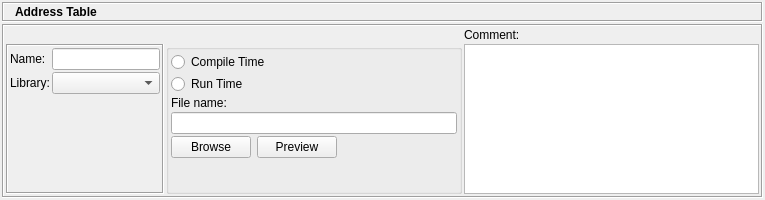
<ui version="4.0" >
 <class>AddressTableDialog_q</class>
 <widget class="QWidget" name="AddressTableDialog_q" >
  <property name="geometry" >
   <rect>
    <x>0</x>
    <y>0</y>
    <width>765</width>
    <height>200</height>
   </rect>
  </property>
  <property name="baseSize" >
   <size>
    <width>500</width>
    <height>500</height>
   </size>
  </property>
  <property name="windowTitle" >
   <string>Address Table</string>
  </property>
  <layout class="QGridLayout" >
   <property name="leftMargin" >
    <number>2</number>
   </property>
   <property name="topMargin" >
    <number>2</number>
   </property>
   <property name="rightMargin" >
    <number>2</number>
   </property>
   <property name="bottomMargin" >
    <number>2</number>
   </property>
   <property name="horizontalSpacing" >
    <number>2</number>
   </property>
   <property name="verticalSpacing" >
    <number>2</number>
   </property>
   <item row="0" column="0" >
    <layout class="QVBoxLayout" >
     <property name="spacing" >
      <number>2</number>
     </property>
     <property name="leftMargin" >
      <number>0</number>
     </property>
     <property name="topMargin" >
      <number>0</number>
     </property>
     <property name="rightMargin" >
      <number>0</number>
     </property>
     <property name="bottomMargin" >
      <number>0</number>
     </property>
     <item>
      <widget class="QFrame" name="frame3" >
       <property name="sizePolicy" >
        <sizepolicy vsizetype="Fixed" hsizetype="Preferred" >
         <horstretch>0</horstretch>
         <verstretch>0</verstretch>
        </sizepolicy>
       </property>
       <property name="minimumSize" >
        <size>
         <width>16</width>
         <height>20</height>
        </size>
       </property>
       <property name="frameShape" >
        <enum>QFrame::Box</enum>
       </property>
       <property name="frameShadow" >
        <enum>QFrame::Sunken</enum>
       </property>
       <layout class="QGridLayout" >
        <property name="leftMargin" >
         <number>2</number>
        </property>
        <property name="topMargin" >
         <number>2</number>
        </property>
        <property name="rightMargin" >
         <number>2</number>
        </property>
        <property name="bottomMargin" >
         <number>2</number>
        </property>
        <property name="horizontalSpacing" >
         <number>2</number>
        </property>
        <property name="verticalSpacing" >
         <number>2</number>
        </property>
        <item row="0" column="1" >
         <widget class="QLabel" name="editorTitle" >
          <property name="font" >
           <font>
            <weight>75</weight>
            <bold>true</bold>
           </font>
          </property>
          <property name="text" >
           <string>Address Table</string>
          </property>
          <property name="wordWrap" >
           <bool>false</bool>
          </property>
         </widget>
        </item>
        <item row="0" column="0" >
         <widget class="QLabel" name="pixmapLabel1" >
          <property name="sizePolicy" >
           <sizepolicy vsizetype="Fixed" hsizetype="Fixed" >
            <horstretch>0</horstretch>
            <verstretch>0</verstretch>
           </sizepolicy>
          </property>
          <property name="pixmap" >
           <pixmap/>
          </property>
          <property name="scaledContents" >
           <bool>true</bool>
          </property>
          <property name="wordWrap" >
           <bool>false</bool>
          </property>
         </widget>
        </item>
       </layout>
      </widget>
     </item>
     <item>
      <widget class="QFrame" name="frame7" >
       <property name="frameShape" >
        <enum>QFrame::Box</enum>
       </property>
       <property name="frameShadow" >
        <enum>QFrame::Sunken</enum>
       </property>
       <layout class="QGridLayout" >
        <property name="leftMargin" >
         <number>2</number>
        </property>
        <property name="topMargin" >
         <number>2</number>
        </property>
        <property name="rightMargin" >
         <number>2</number>
        </property>
        <property name="bottomMargin" >
         <number>2</number>
        </property>
        <property name="horizontalSpacing" >
         <number>2</number>
        </property>
        <property name="verticalSpacing" >
         <number>2</number>
        </property>
        <item row="0" column="2" >
         <widget class="QLabel" name="textLabel2" >
          <property name="text" >
           <string>Comment:</string>
          </property>
          <property name="wordWrap" >
           <bool>false</bool>
          </property>
         </widget>
        </item>
        <item row="1" column="0" >
         <widget class="QFrame" name="frame10" >
          <property name="frameShape" >
           <enum>QFrame::Box</enum>
          </property>
          <property name="frameShadow" >
           <enum>QFrame::Sunken</enum>
          </property>
          <layout class="QGridLayout" >
           <property name="leftMargin" >
            <number>2</number>
           </property>
           <property name="topMargin" >
            <number>2</number>
           </property>
           <property name="rightMargin" >
            <number>2</number>
           </property>
           <property name="bottomMargin" >
            <number>2</number>
           </property>
           <property name="horizontalSpacing" >
            <number>2</number>
           </property>
           <property name="verticalSpacing" >
            <number>2</number>
           </property>
           <item row="2" column="1" >
            <spacer>
             <property name="orientation" >
              <enum>Qt::Vertical</enum>
             </property>
             <property name="sizeType" >
              <enum>QSizePolicy::MinimumExpanding</enum>
             </property>
             <property name="sizeHint" >
              <size>
               <width>20</width>
               <height>0</height>
              </size>
             </property>
            </spacer>
           </item>
           <item row="1" column="0" >
            <widget class="QLabel" name="textLabel1_2" >
             <property name="frameShape" >
              <enum>QFrame::NoFrame</enum>
             </property>
             <property name="frameShadow" >
              <enum>QFrame::Plain</enum>
             </property>
             <property name="text" >
              <string>Library:</string>
             </property>
             <property name="wordWrap" >
              <bool>false</bool>
             </property>
            </widget>
           </item>
           <item row="0" column="0" >
            <widget class="QLabel" name="textLabel1" >
             <property name="text" >
              <string>Name:</string>
             </property>
             <property name="wordWrap" >
              <bool>false</bool>
             </property>
            </widget>
           </item>
           <item row="0" column="1" >
            <widget class="QLineEdit" name="obj_name" >
             <property name="sizePolicy" >
              <sizepolicy vsizetype="Fixed" hsizetype="Preferred" >
               <horstretch>0</horstretch>
               <verstretch>0</verstretch>
              </sizepolicy>
             </property>
            </widget>
           </item>
           <item row="1" column="1" >
            <widget class="QComboBox" name="libs" >
             <property name="sizePolicy" >
              <sizepolicy vsizetype="Fixed" hsizetype="Preferred" >
               <horstretch>0</horstretch>
               <verstretch>0</verstretch>
              </sizepolicy>
             </property>
            </widget>
           </item>
          </layout>
         </widget>
        </item>
        <item row="1" column="1" >
         <widget class="QGroupBox" name="buttonGroup1" >
          <property name="title" >
           <string/>
          </property>
          <layout class="QGridLayout" >
           <property name="leftMargin" >
            <number>2</number>
           </property>
           <property name="topMargin" >
            <number>2</number>
           </property>
           <property name="rightMargin" >
            <number>2</number>
           </property>
           <property name="bottomMargin" >
            <number>2</number>
           </property>
           <property name="horizontalSpacing" >
            <number>2</number>
           </property>
           <property name="verticalSpacing" >
            <number>2</number>
           </property>
           <item row="0" column="0" >
            <widget class="QRadioButton" name="r_compiletime" >
             <property name="sizePolicy" >
              <sizepolicy vsizetype="Fixed" hsizetype="Expanding" >
               <horstretch>0</horstretch>
               <verstretch>0</verstretch>
              </sizepolicy>
             </property>
             <property name="text" >
              <string>Compile Time</string>
             </property>
            </widget>
           </item>
           <item row="1" column="0" >
            <widget class="QRadioButton" name="r_runtime" >
             <property name="sizePolicy" >
              <sizepolicy vsizetype="Fixed" hsizetype="Expanding" >
               <horstretch>0</horstretch>
               <verstretch>0</verstretch>
              </sizepolicy>
             </property>
             <property name="text" >
              <string>Run Time</string>
             </property>
            </widget>
           </item>
           <item row="5" column="0" >
            <spacer>
             <property name="orientation" >
              <enum>Qt::Vertical</enum>
             </property>
             <property name="sizeType" >
              <enum>QSizePolicy::MinimumExpanding</enum>
             </property>
             <property name="sizeHint" >
              <size>
               <width>20</width>
               <height>0</height>
              </size>
             </property>
            </spacer>
           </item>
           <item row="2" column="0" >
            <widget class="QLabel" name="textLabel2_2" >
             <property name="text" >
              <string>File name:</string>
             </property>
             <property name="wordWrap" >
              <bool>false</bool>
             </property>
            </widget>
           </item>
           <item row="4" column="0" >
            <layout class="QHBoxLayout" >
             <property name="spacing" >
              <number>6</number>
             </property>
             <property name="leftMargin" >
              <number>0</number>
             </property>
             <property name="topMargin" >
              <number>0</number>
             </property>
             <property name="rightMargin" >
              <number>0</number>
             </property>
             <property name="bottomMargin" >
              <number>0</number>
             </property>
             <item>
              <widget class="QPushButton" name="BrowseButton" >
               <property name="sizePolicy" >
                <sizepolicy vsizetype="Fixed" hsizetype="Fixed" >
                 <horstretch>0</horstretch>
                 <verstretch>0</verstretch>
                </sizepolicy>
               </property>
               <property name="toolTip" >
                <string>Browse</string>
               </property>
               <property name="text" >
                <string>Browse</string>
               </property>
              </widget>
             </item>
             <item>
              <widget class="QPushButton" name="previewButton" >
               <property name="text" >
                <string>Preview</string>
               </property>
              </widget>
             </item>
             <item>
              <spacer>
               <property name="orientation" >
                <enum>Qt::Horizontal</enum>
               </property>
               <property name="sizeType" >
                <enum>QSizePolicy::Expanding</enum>
               </property>
               <property name="sizeHint" >
                <size>
                 <width>10</width>
                 <height>20</height>
                </size>
               </property>
              </spacer>
             </item>
            </layout>
           </item>
           <item row="3" column="0" >
            <widget class="QLineEdit" name="filename" >
             <property name="sizePolicy" >
              <sizepolicy vsizetype="Fixed" hsizetype="Expanding" >
               <horstretch>0</horstretch>
               <verstretch>0</verstretch>
              </sizepolicy>
             </property>
             <property name="minimumSize" >
              <size>
               <width>250</width>
               <height>0</height>
              </size>
             </property>
            </widget>
           </item>
          </layout>
         </widget>
        </item>
        <item row="1" column="2" >
         <widget class="QTextEdit" name="comment" >
          <property name="sizePolicy" >
           <sizepolicy vsizetype="Expanding" hsizetype="Expanding" >
            <horstretch>0</horstretch>
            <verstretch>100</verstretch>
           </sizepolicy>
          </property>
          <property name="minimumSize" >
           <size>
            <width>200</width>
            <height>0</height>
           </size>
          </property>
          <property name="tabChangesFocus" >
           <bool>true</bool>
          </property>
         </widget>
        </item>
       </layout>
      </widget>
     </item>
    </layout>
   </item>
  </layout>
 </widget>
 <layoutdefault spacing="2" margin="2" />
 <tabstops>
  <tabstop>obj_name</tabstop>
  <tabstop>libs</tabstop>
  <tabstop>r_compiletime</tabstop>
  <tabstop>r_runtime</tabstop>
  <tabstop>filename</tabstop>
  <tabstop>BrowseButton</tabstop>
  <tabstop>previewButton</tabstop>
  <tabstop>comment</tabstop>
 </tabstops>
 <resources/>
 <connections>
  <connection>
   <sender>libs</sender>
   <signal>activated(int)</signal>
   <receiver>AddressTableDialog_q</receiver>
   <slot>libChanged()</slot>
   <hints>
    <hint type="sourcelabel" >
     <x>20</x>
     <y>20</y>
    </hint>
    <hint type="destinationlabel" >
     <x>20</x>
     <y>20</y>
    </hint>
   </hints>
  </connection>
  <connection>
   <sender>comment</sender>
   <signal>textChanged()</signal>
   <receiver>AddressTableDialog_q</receiver>
   <slot>changed()</slot>
   <hints>
    <hint type="sourcelabel" >
     <x>20</x>
     <y>20</y>
    </hint>
    <hint type="destinationlabel" >
     <x>20</x>
     <y>20</y>
    </hint>
   </hints>
  </connection>
  <connection>
   <sender>obj_name</sender>
   <signal>textChanged(QString)</signal>
   <receiver>AddressTableDialog_q</receiver>
   <slot>changed()</slot>
   <hints>
    <hint type="sourcelabel" >
     <x>20</x>
     <y>20</y>
    </hint>
    <hint type="destinationlabel" >
     <x>20</x>
     <y>20</y>
    </hint>
   </hints>
  </connection>
  <connection>
   <sender>r_compiletime</sender>
   <signal>toggled(bool)</signal>
   <receiver>AddressTableDialog_q</receiver>
   <slot>changed()</slot>
   <hints>
    <hint type="sourcelabel" >
     <x>20</x>
     <y>20</y>
    </hint>
    <hint type="destinationlabel" >
     <x>20</x>
     <y>20</y>
    </hint>
   </hints>
  </connection>
  <connection>
   <sender>r_runtime</sender>
   <signal>toggled(bool)</signal>
   <receiver>AddressTableDialog_q</receiver>
   <slot>changed()</slot>
   <hints>
    <hint type="sourcelabel" >
     <x>20</x>
     <y>20</y>
    </hint>
    <hint type="destinationlabel" >
     <x>20</x>
     <y>20</y>
    </hint>
   </hints>
  </connection>
  <connection>
   <sender>filename</sender>
   <signal>textChanged(QString)</signal>
   <receiver>AddressTableDialog_q</receiver>
   <slot>changed()</slot>
   <hints>
    <hint type="sourcelabel" >
     <x>20</x>
     <y>20</y>
    </hint>
    <hint type="destinationlabel" >
     <x>20</x>
     <y>20</y>
    </hint>
   </hints>
  </connection>
  <connection>
   <sender>BrowseButton</sender>
   <signal>clicked()</signal>
   <receiver>AddressTableDialog_q</receiver>
   <slot>browse()</slot>
   <hints>
    <hint type="sourcelabel" >
     <x>20</x>
     <y>20</y>
    </hint>
    <hint type="destinationlabel" >
     <x>20</x>
     <y>20</y>
    </hint>
   </hints>
  </connection>
  <connection>
   <sender>previewButton</sender>
   <signal>clicked()</signal>
   <receiver>AddressTableDialog_q</receiver>
   <slot>preview()</slot>
   <hints>
    <hint type="sourcelabel" >
     <x>20</x>
     <y>20</y>
    </hint>
    <hint type="destinationlabel" >
     <x>20</x>
     <y>20</y>
    </hint>
   </hints>
  </connection>
 </connections>
</ui>
